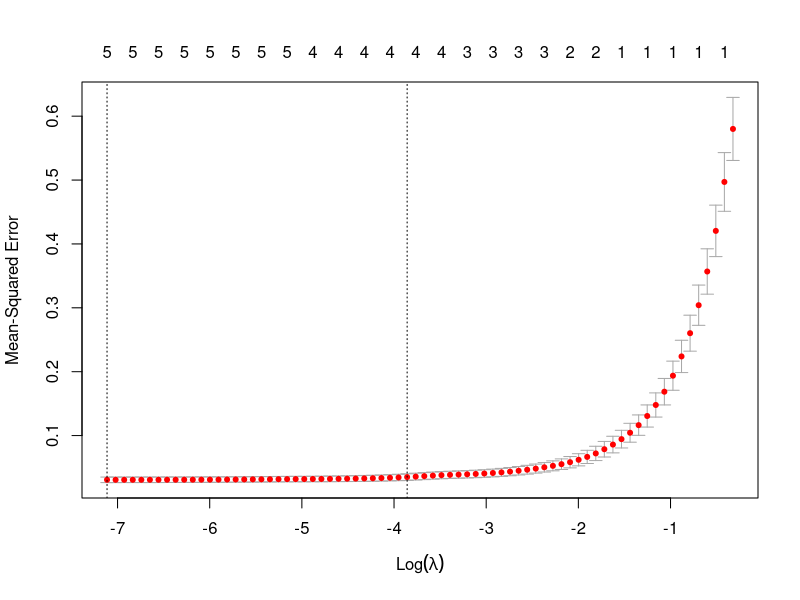
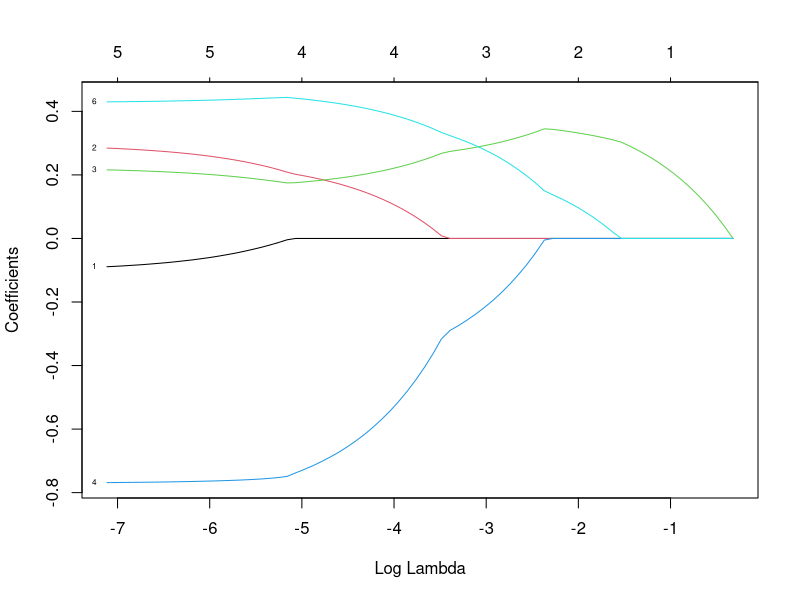

The R source for these figures, in order:
## ---- chunk 1
data(iris)
library(glmnet)
set.seed(1)
## ---- chunk 2
iris_y = iris$Petal.Width
## ---- chunk 3
iris_x = subset(iris, select = -Petal.Width)
dim(iris_x)
## ---- chunk 4
features_iris = data.frame(model.matrix( ~ . -1 , iris_x))
head(features_iris)
## ---- chunk 5
training_rows_iris = caret::createDataPartition(iris_y, p = 0.70, list = FALSE) 
## ---- chunk 6
train_x_iris = features_iris[training_rows_iris, ] # partition training dataset
test_x_iris = features_iris[-training_rows_iris, ] # partition test dataset

train_y_iris = iris_y[training_rows_iris] # partition training Y vector labels
test_y_iris = iris_y[-training_rows_iris] # partition test Y vector labels

### Check lengths of x and y data
dim(train_x_iris)
length(train_y_iris)

dim(test_x_iris)
length(test_y_iris)
## ---- chunk 7
lasso_iris = cv.glmnet(as.matrix(train_x_iris), train_y_iris, family = "gaussian", alpha = 1)
plot(lasso_iris)
plot(lasso_iris$glmnet.fit, xvar = "lambda", label = T)

# View minimum MSE and higher lambda within one standard error
lasso_iris$lambda.min
lasso_iris$lambda.1se

# View coefficients
coef(lasso_iris, s = "lambda.min")
coef(lasso_iris, s = "lambda.1se")

# Predict on test set
predictions_iris = predict(lasso_iris, s = lasso_iris$lambda.1se, newx = as.matrix(test_x_iris))
## ---- chunk 8
# Calculate mean-squared error = 0.0262426
mean((predictions_iris - test_y_iris)^2)

# Calculate root mean-squared error = 0.1619957
sqrt(mean((predictions_iris - test_y_iris)^2))
